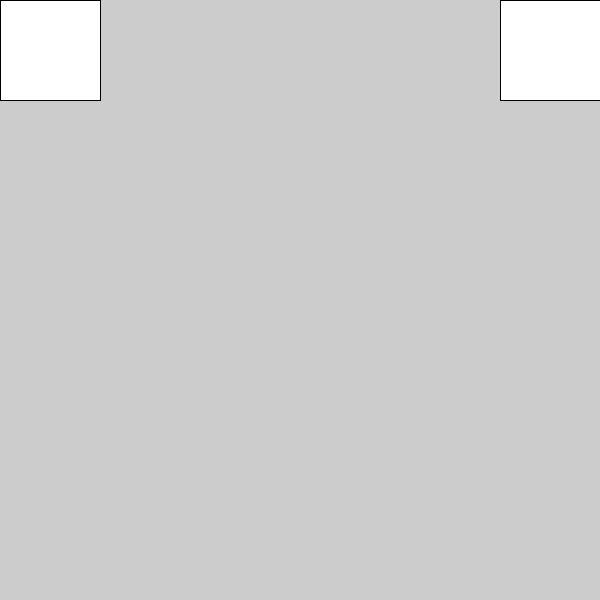
Frame 1 (no input)
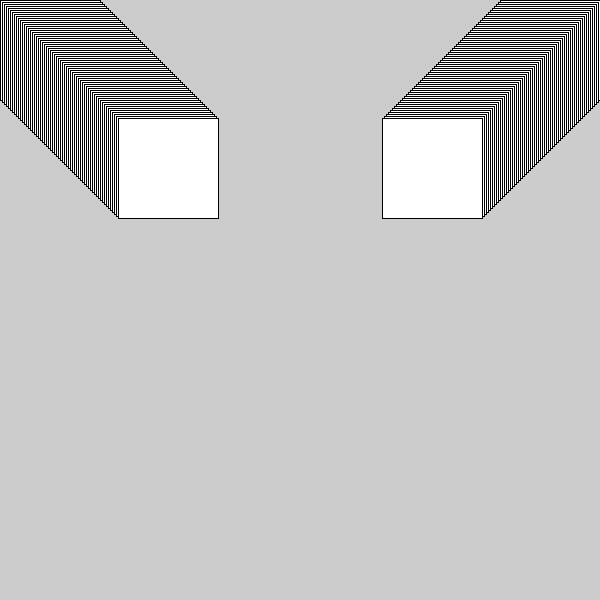
Frame 60 (the mouse pressed at the canvas centre just before this capture)
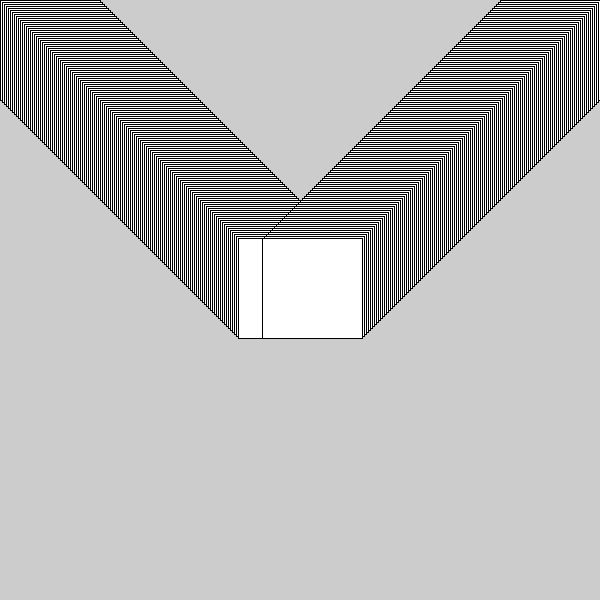
Frame 120 (the mouse held since frame 60 and released just before this capture)

The Processing sketch that drew these frames (run headless with seeded random() and noise(); from frame 60 on, the mouse is pressed at the canvas centre):

// Processing sketch: sketch_13
// ── sketch_13.pde
/*
this program creates 2 vectors (v1 and v2) and uses 
their x and y coordinates to draw rectangles on the canvas. 

create two new vectors (v3 and v4). Initialize them 
with x and y coordinates that can be added to v1 and 
v2 respectively, creating the movement in the image below.
Use the PVector's add() method, not normal addition (i.e. +).
*/
 
// declare new vectors here
PVector v1, v2, v3, v4;

void setup() {
  rectMode(CENTER);
  size(600,600);
  v1 = new PVector(50, 50);
  v2 = new PVector(width-50,50);
  // initialize new vectors here
  v3 = new PVector(2,2);
  v4 = new PVector(-2,2);
}

void draw() {
  rect(v1.x, v1.y, 100, 100);
  rect(v2.x, v2.y, 100, 100);
  // add vector 3 to 1, and vector 4 to 2
  v1.add(v3);
  v2.add(v4);
}
